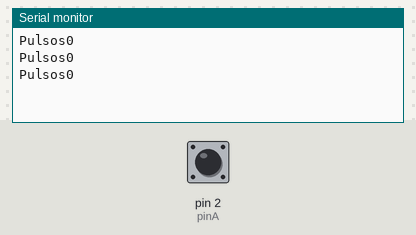
The sketch below on a simulated Arduino Uno, built with avr-gcc and run on an emulated ATmega328P. Parts: the last lines printed to the serial monitor. The test bench sets the inputs (shaded band); at power-on: pin 2 (pinA) HIGH.

Above: at 1.2 s.
1.3 s: pin 2 (pinA) pulled LOW for 0.15 s
At 1.9 s:
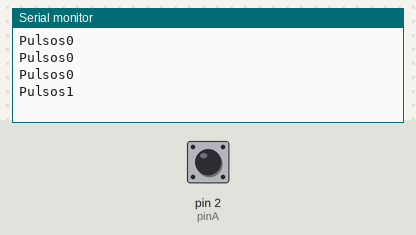
2.9 s: pin 2 (pinA) pulled LOW for 1 s
At 4.3 s:
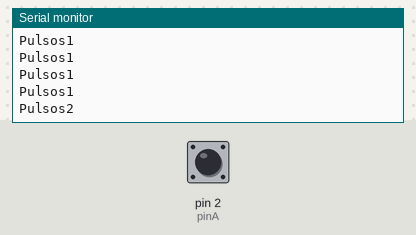
5.4 s: pin 2 (pinA) pulled LOW for 0.15 s
At 6.4 s:
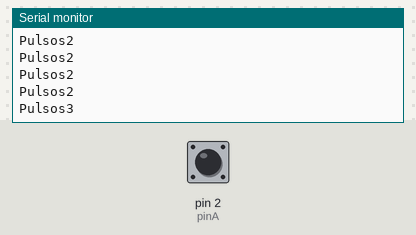
Timing chart, 0 to 8.4 s (numbered marks = the images above; inputs shaded):
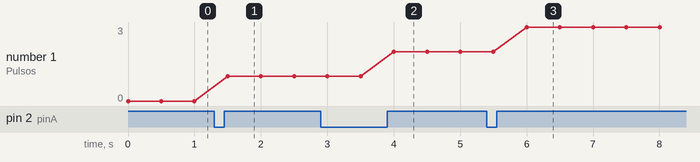

The sketch:

medir-pulsaciones.ino
```cpp
const int pinA = 2;
volatile long pulsos = 0;


void setup() {
  Serial.begin(9600);
  pinMode(pinA, INPUT_PULLUP);

  attachInterrupt(digitalPinToInterrupt(pinA), contarPulsos, RISING);

}

void loop() {

  Serial.print("Pulsos");
  Serial.println(pulsos);

  delay(500);
}

void contarPulsos(){
  pulsos++;
}
```

Measured:
- after the input at 1.3 s, the serial monitor: prints a new line after 0.20 s (image 1)
- after the input at 2.9 s, the serial monitor: prints a new line after 1.1 s (image 2)
- after the input at 5.4 s, the serial monitor: prints a new line after 0.60 s (image 3)
- plotted number 1: 0 → 1 after the input at 1.3 s, 1 → 2 after the input at 2.9 s, 2 → 3 after the input at 5.4 s
